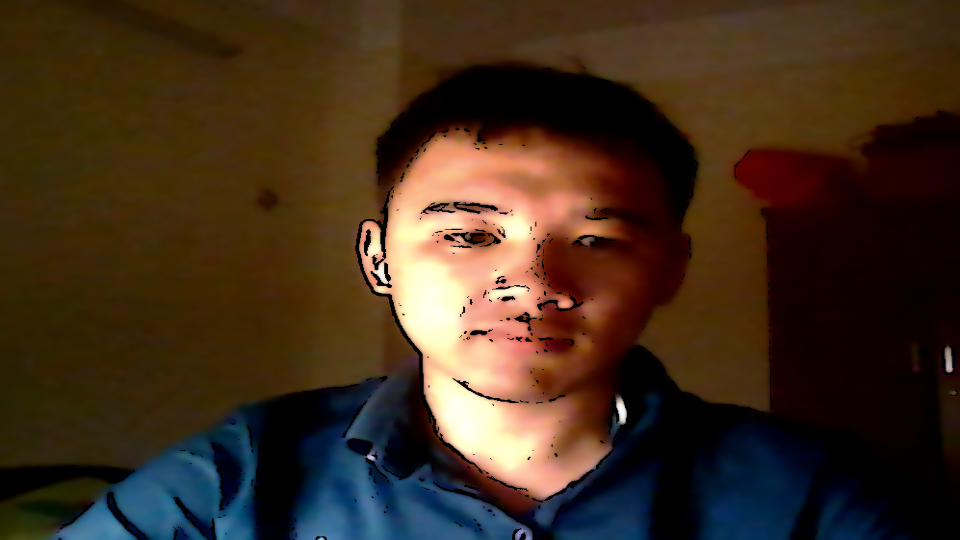
#> input picture cartoonify-image/cartoon_Image.png, 960 x 540 px
$ python -i ImageCartoon.py   (imports and definitions only)
#> lines starting #> are read from the running program, lines starting #| are printed output that depends on the picture; after the words box and inside, x2 and y2 are one past the last pixel; in counts of white or black regions, pixels touching at a corner belong together
import cv2
import numpy as np
import easygui
import imageio

import sys
import matplotlib.pyplot as plt
import os
import tkinter as tk
from tkinter import filedialog
from tkinter import *
from PIL import ImageTk, Image

# [4 lines not run here, left out]
# [1 line that did not run here, left out]

""" fileopenbox opens the box to choose file and help us store file path as string """
def upload():
    ImagePath=easygui.fileopenbox()
    cartoonify(ImagePath)

def cartoonify(ImagePath):
#> called with ImagePath = 'cartoon_Image.png'
    originalimage = cv2.imread(ImagePath)
#> originalimage is the input picture: shape (540, 960, 3); mean B, G, R 29.3, 46.1, 65.1
    originalimage = cv2.cvtColor(originalimage, cv2.COLOR_BGR2RGB)

    if originalimage is None:
        print("Cannot find any image. Choose another file!")
        sys.exit()

    ReSized1 = cv2.resize(originalimage, (940, 610))
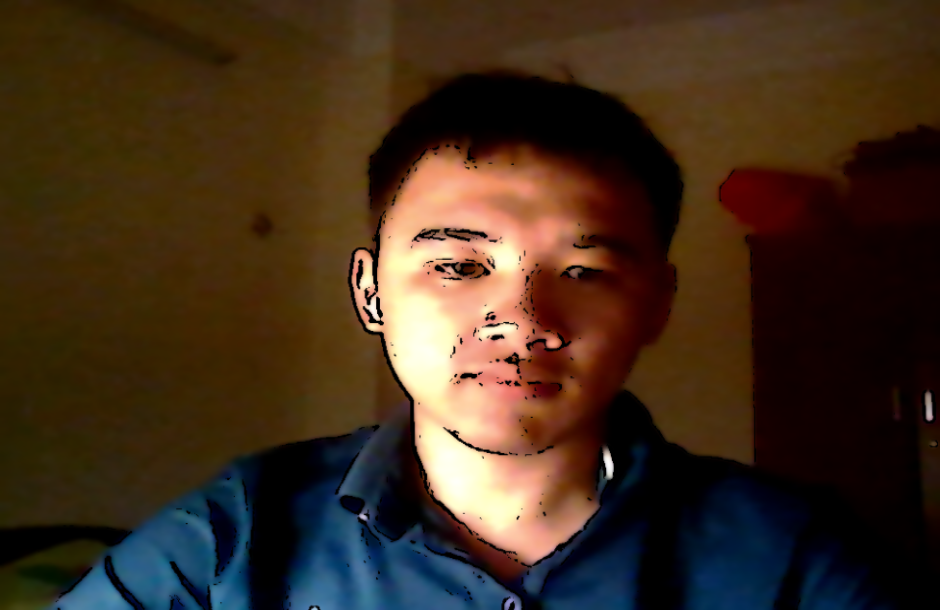
#> ReSized1: shape (610, 940, 3); mean R, G, B 65, 46, 29.2

    grayScaleImage= cv2.cvtColor(originalimage, cv2.COLOR_BGR2GRAY)
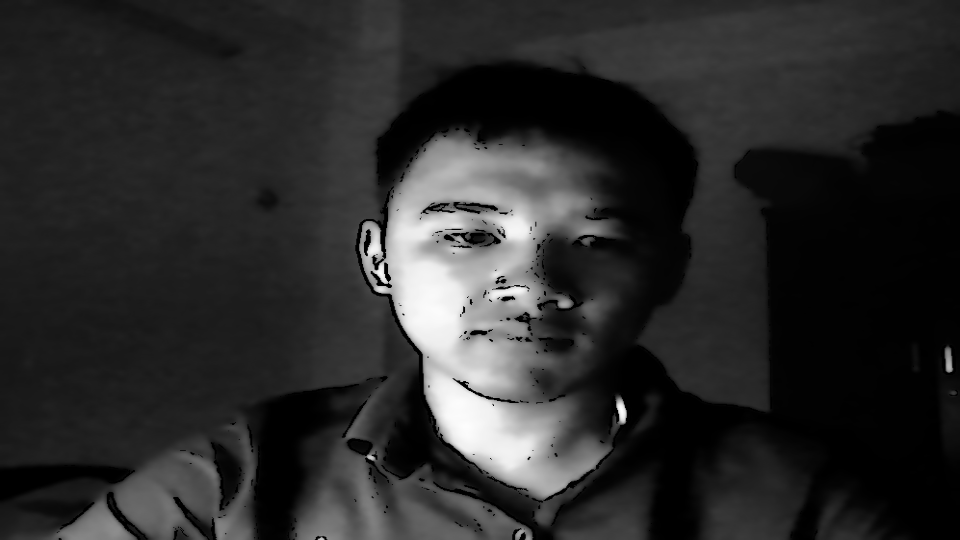
#> grayScaleImage: shape (540, 960); min 0, max 253, mean 43.2
    ReSized2 = cv2.resize(grayScaleImage, (940,610))
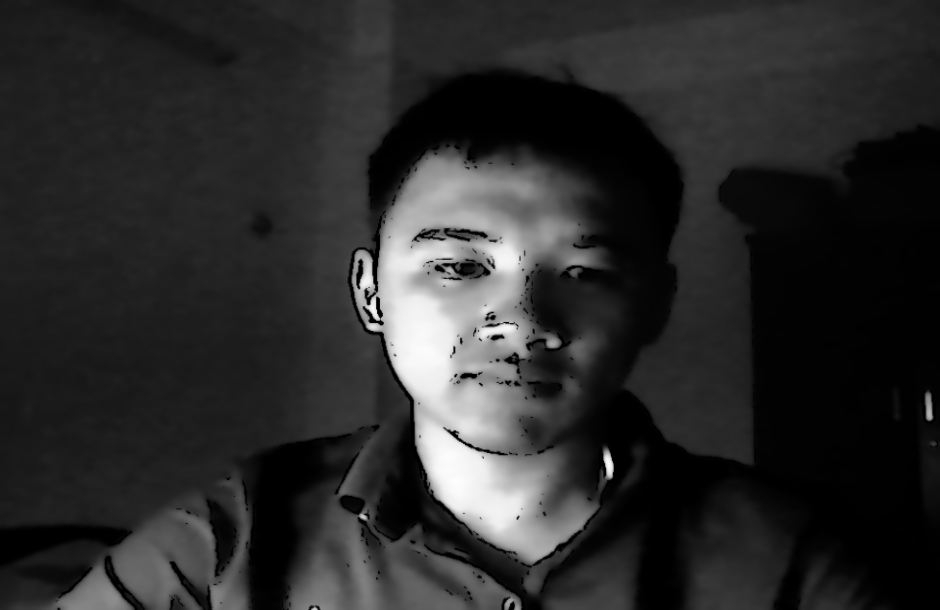
#> ReSized2: shape (610, 940); min 0, max 253, mean 43.2

    smoothGrayScale = cv2.medianBlur(grayScaleImage, 5)
    ReSized3 = cv2.resize(smoothGrayScale, (940, 610))

    getEdge = cv2.adaptiveThreshold(smoothGrayScale, 255, cv2.ADAPTIVE_THRESH_MEAN_C,
                                    cv2.THRESH_BINARY, 9, 9)
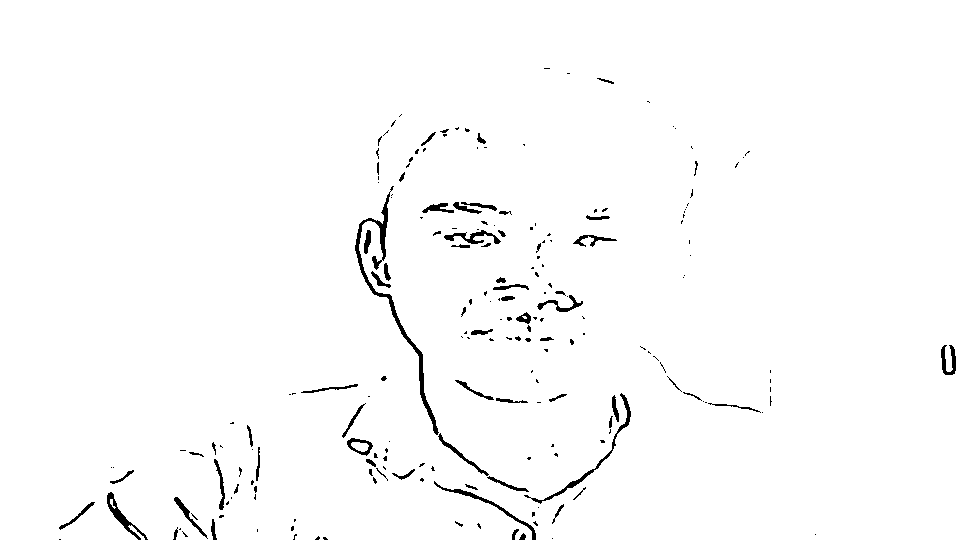
#> getEdge: shape (540, 960); 98.3% white; 209 black regions (141 under 20 px), largest, box (x1, y1, x2, y2) and area: (355, 186, 439, 435) 1375, (524, 393, 631, 504) 515, (434, 481, 536, 540) 387

    ReSized4 = cv2.resize(getEdge, (940,610))
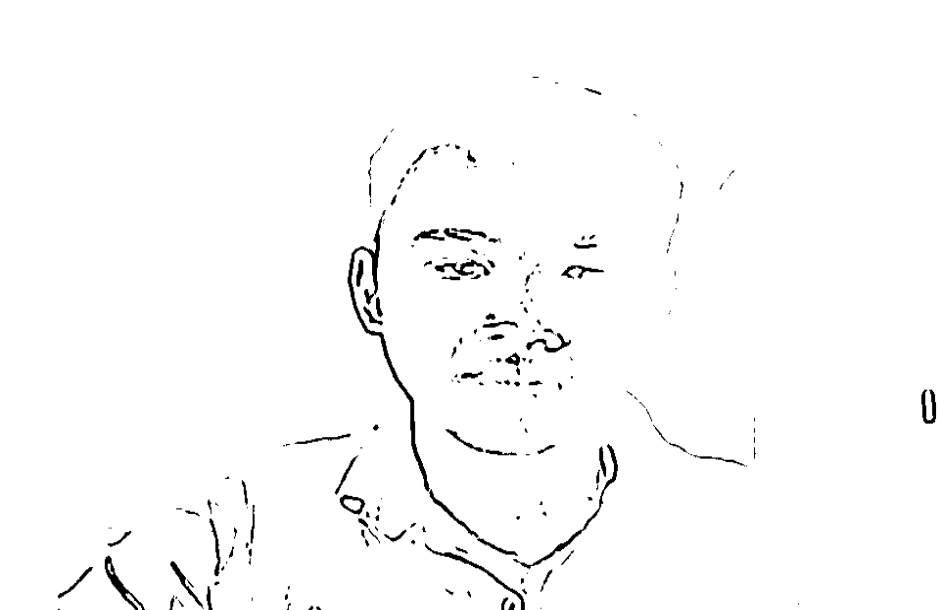
#> ReSized4: shape (610, 940); min 0, max 255, mean 250.7

    colorImage = cv2.bilateralFilter(originalimage, 9, 300, 300)
    ReSized5 = cv2.resize(colorImage, (940, 610))

    cartoonImage = cv2.bitwise_and(colorImage, colorImage, mask=getEdge)
    ReSized6 = cv2.resize(cartoonImage, (940,610))

    images = [ReSized1, ReSized2, ReSized3, ReSized4, ReSized5, ReSized6]

    fig, axes = plt.subplots(3,2, figsize=(8,8), subplot_kw={'xticks':[], 'yticks':[]}, gridspec_kw=dict(hspace=0.1, wspace=0.1))
    for i, ax in enumerate(axes.flat):
        ax.imshow(images[i], cmap='gray')

    # Make save button in main window
#> (the run stopped early here; a loop or call above may not have finished)
